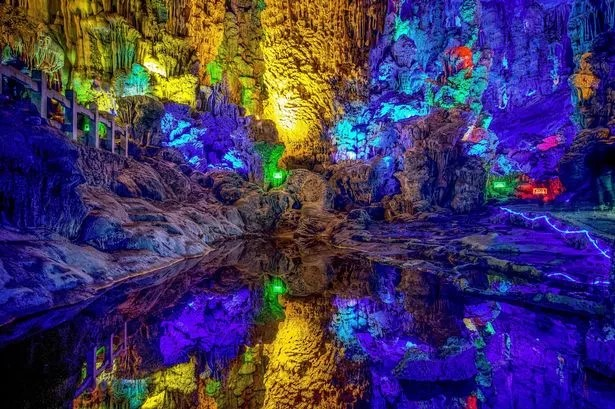
//> input picture image.jpg, 615 x 409 px
$ ./main_opencv   (built with g++ and OpenCV 4)
//> lines starting //> are read from the running program, lines starting //| are printed output that depends on the picture
// main_opencv.cpp  —  OpenCV 5 + Qt6 (MSYS2 UCRT64)
// Compilar: veja .vscode/tasks.json

#include <opencv2/opencv.hpp>
#include <iostream>
#include <vector>
#include <string>

using namespace cv;
using namespace std;

static Mat hConcat(const vector<Mat>& imgs, int gap = 10) {
    int h = imgs[0].rows;
    int totalW = gap;
    for (auto& im : imgs) totalW += im.cols + gap;
    Mat canvas(h + 2 * gap, totalW, CV_8UC3, Scalar(30, 30, 30));
    int x = gap;
    for (auto& im : imgs) {
        Mat roi = canvas(Rect(x, gap, im.cols, im.rows));
        if (im.channels() == 1) cvtColor(im, roi, COLOR_GRAY2BGR);
        else                    im.copyTo(roi);
        x += im.cols + gap;
    }
    return canvas;
}

static void showSafe(const string& titulo, const Mat& img) {
    if (img.empty()) { cout << "[aviso] vazia: " << titulo << "\n"; return; }
    try { namedWindow(titulo, WINDOW_AUTOSIZE); imshow(titulo, img); }
    catch (const exception& e) { cout << "[erro " << titulo << "] " << e.what() << "\n"; }
}

int main(int argc, char** argv) {
    string caminho = (argc >= 2) ? argv[1] : "image.jpg";
    cout << "Abrindo: " << caminho << "\n";

    Mat imgBGR = imread(caminho, IMREAD_COLOR);
//> imgBGR is the input picture: 409 rows x 615 cols, CV_8UC3; mean B, G, R 97, 54.6, 66.5
    if (imgBGR.empty()) {
        cerr << "Falha ao abrir: " << caminho << "\n"
             << "Coloque uma image .jpg/.png na pasta ou passe o caminho.\n";
        cout << "ENTER para sair..."; cin.get();
        return -1;
    }
    cout << "OK: " << imgBGR.cols << "x" << imgBGR.rows
         << " | canais=" << imgBGR.channels() << "\n";
//| OK: 615x409 | canais=3

    Mat imgRGB, imgHSV, imgGray;
    cvtColor(imgBGR, imgRGB,  COLOR_BGR2RGB);
    cvtColor(imgBGR, imgHSV,  COLOR_BGR2HSV);
//> imgHSV: 409 rows x 615 cols, CV_8UC3; mean H, S, V 97.8, 184.6, 121.9
    cvtColor(imgBGR, imgGray, COLOR_BGR2GRAY);

    vector<Mat> ch; split(imgBGR, ch);
//> after `split(imgBGR, ch)`:
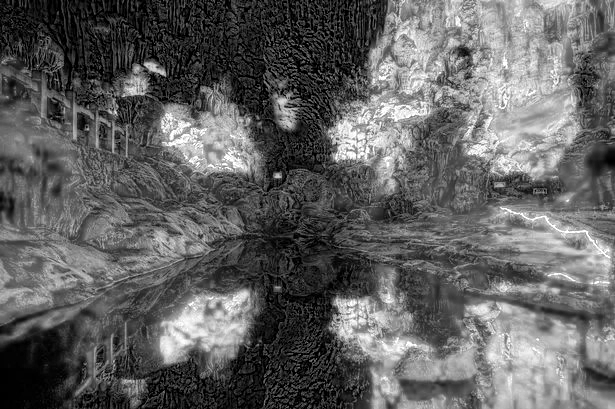
//> ch[0]: 409 rows x 615 cols, CV_8UC1; min 0, max 255, mean 97
//> after `split(imgBGR, ch)`:
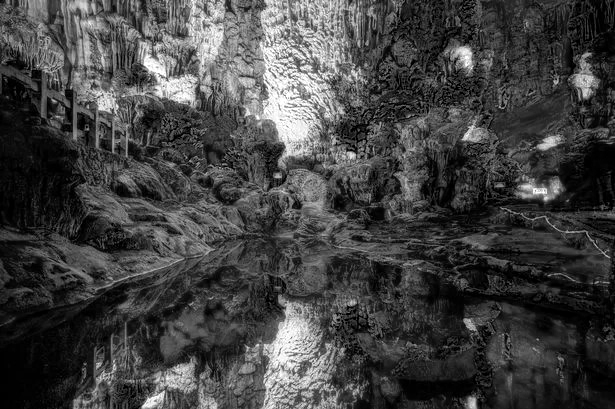
//> ch[2]: 409 rows x 615 cols, CV_8UC1; min 0, max 255, mean 66.5
    Mat b = ch[0], g = ch[1], r = ch[2];

    Mat noBlue = imgBGR.clone();
    vector<Mat> chA; split(noBlue, chA);
    chA[0] = Mat::zeros(noBlue.rows, noBlue.cols, CV_8UC1);
//> chA[0]: 409 rows x 615 cols, CV_8UC1; every value is 0
    merge(chA, noBlue);
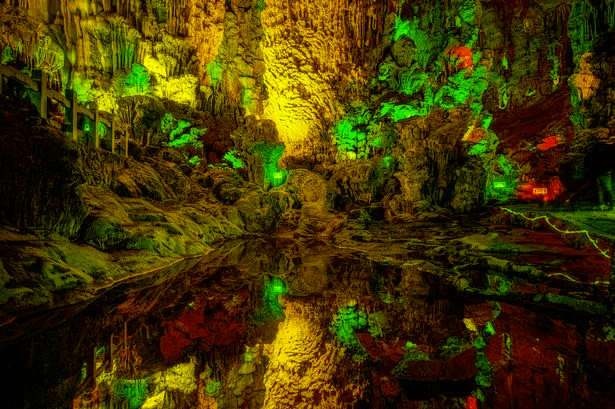
//> noBlue: 409 rows x 615 cols, CV_8UC3; mean B, G, R 0, 54.6, 66.5

    Mat onlyRed = Mat::zeros(imgBGR.size(), imgBGR.type());
    vector<Mat> chR(3);
    chR[0] = Mat::zeros(imgBGR.rows, imgBGR.cols, CV_8UC1);
    chR[1] = Mat::zeros(imgBGR.rows, imgBGR.cols, CV_8UC1);
    chR[2] = r;
    merge(chR, onlyRed);
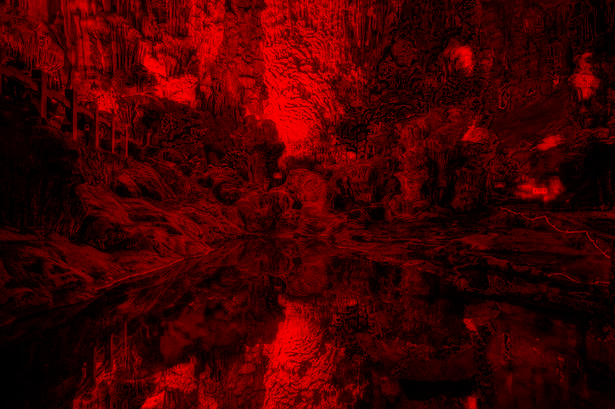
//> onlyRed: 409 rows x 615 cols, CV_8UC3; mean B, G, R 0, 0, 66.5

    Mat brighter; imgBGR.convertTo(brighter, -1, 1.0, 50);
//> after `imgBGR.convertTo(brighter, - 1, 1.0, 50)`:
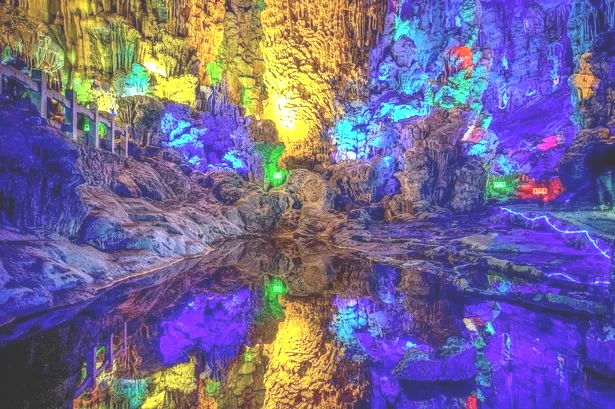
//> brighter: 409 rows x 615 cols, CV_8UC3; mean B, G, R 146, 104.2, 115.7

    Mat swapped = imgBGR.clone();
    vector<Mat> chS; split(swapped, chS);
    swap(chS[0], chS[2]); merge(chS, swapped);

    Mat panel = hConcat({imgBGR, imgRGB, imgHSV, imgGray});
//> in hConcat, `int h = imgs[0].rows;`: h = 409
//> the loop in hConcat, `for (auto& im : imgs) totalW += im.cols + gap;` made 4 passes
//> after the loop in hConcat, `for (auto& im : imgs) totalW += im.cols + gap;`: totalW = 2510
//> in hConcat, `Mat canvas(h + 2 * gap, totalW, CV_8UC3, Scalar(30, 30, 30));`: canvas: 429 rows x 2510 cols, CV_8UC3; every value is 30
//> the loop in hConcat, `for (auto& im : imgs)` made 4 passes
//> after the loop in hConcat, `for (auto& im : imgs)`:
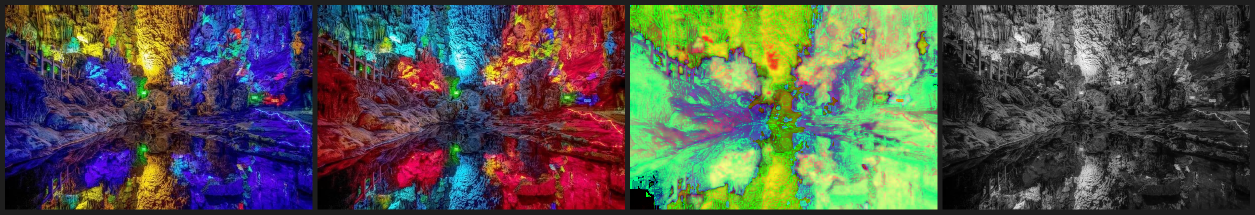
//> canvas: 429 rows x 2510 cols, CV_8UC3 (shown at 1/2 size); mean B, G, R 77.7, 85.3, 83.3

    imwrite("out_01_bgr.png",      imgBGR);
    imwrite("out_02_rgb.png",      imgRGB);
    imwrite("out_03_hsv.png",      imgHSV);
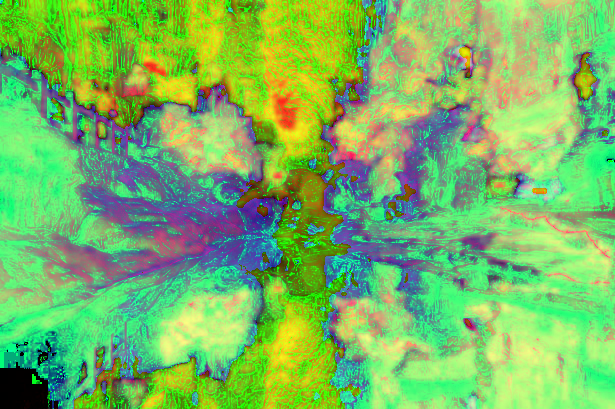
//> saved as out_03_hsv.png: 409 rows x 615 cols, CV_8UC3; mean B, G, R 97.8, 184.6, 121.9
    imwrite("out_04_gray.png",     imgGray);
    imwrite("out_05_noBlue.png",   noBlue);
    imwrite("out_06_onlyRed.png",  onlyRed);
    imwrite("out_07_brighter.png", brighter);
    imwrite("out_08_swapped.png",  swapped);
    imwrite("out_09_panel.png",    panel);
    cout << "Arquivos out_*.png gerados.\n";

    struct Item { string t; Mat m; };
    vector<Item> itens = {
        {"01 - Original BGR",      imgBGR},
        {"02 - RGB",               imgRGB},
        {"03 - HSV",               imgHSV},
        {"04 - Cinza",             imgGray},
        {"05 - Canal B",           b},
        {"06 - Canal G",           g},
        {"07 - Canal R",           r},
        {"08 - Sem azul",          noBlue},
        {"09 - Só vermelho",       onlyRed},
        {"10 - Brilho +50",        brighter},
        {"11 - B/R trocados",      swapped},
        {"12 - Painel comparativo",panel},
    };
//> itens = 12 items

    cout << "\nPressione uma tecla na janela do OpenCV para avançar.\n\n";
    for (auto& it : itens) {
        cout << "Exibindo: " << it.t << " ... "; cout.flush();
        showSafe(it.t, it.m);
        waitKey(0);
        destroyWindow(it.t);
        cout << "ok\n";
    }
//> this loop made 12 passes
//> it.t on passes 2 to 12: "02 - RGB", "03 - HSV", "04 - Cinza", "05 - Canal B", "06 - Canal G", "07 - Canal R", "08 - Sem azul", "09 - Só vermelho", "10 - Brilho +50", "11 - B/R trocados", "12 - Painel comparativo"
//| Exibindo: 01 - Original BGR ... ok
//| Exibindo: 02 - RGB ... ok
//| Exibindo: 03 - HSV ... ok
//| Exibindo: 04 - Cinza ... ok
//| Exibindo: 05 - Canal B ... ok
//| Exibindo: 06 - Canal G ... ok
//| Exibindo: 07 - Canal R ... ok
//| Exibindo: 08 - Sem azul ... ok
//> (output is shown up to pass 8 of 12)
    cout << "\nFim. ENTER para encerrar.\n"; cin.get();
    return 0;
}
